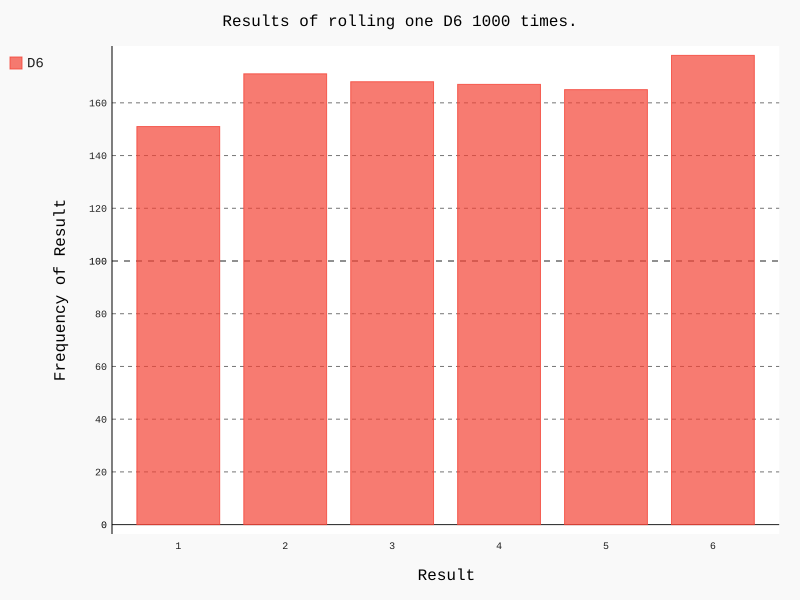

Reproduce this figure in Python.
import pygal
from die import Die

# 创建一个骰子
die = Die()

# 掷几次骰子，并将结果存入列表中
results = []

for roll_num in range(1000):
	result = die.roll()
	results.append(result)

# 分析结果
frequencies = []
for value in range(1,die.num_sides + 1):
	frequency = results.count(value)
	frequencies.append(frequency)


# 对结果进行可视化
hist = pygal.Bar()

hist.title = "Results of rolling one D6 1000 times."
hist.x_labels = ['1','2','3','4','5','6']
hist.x_title = "Result"
hist.y_title = "Frequency of Result"

hist.add("D6",frequencies)
hist.render_to_file('die_visual.svg')
